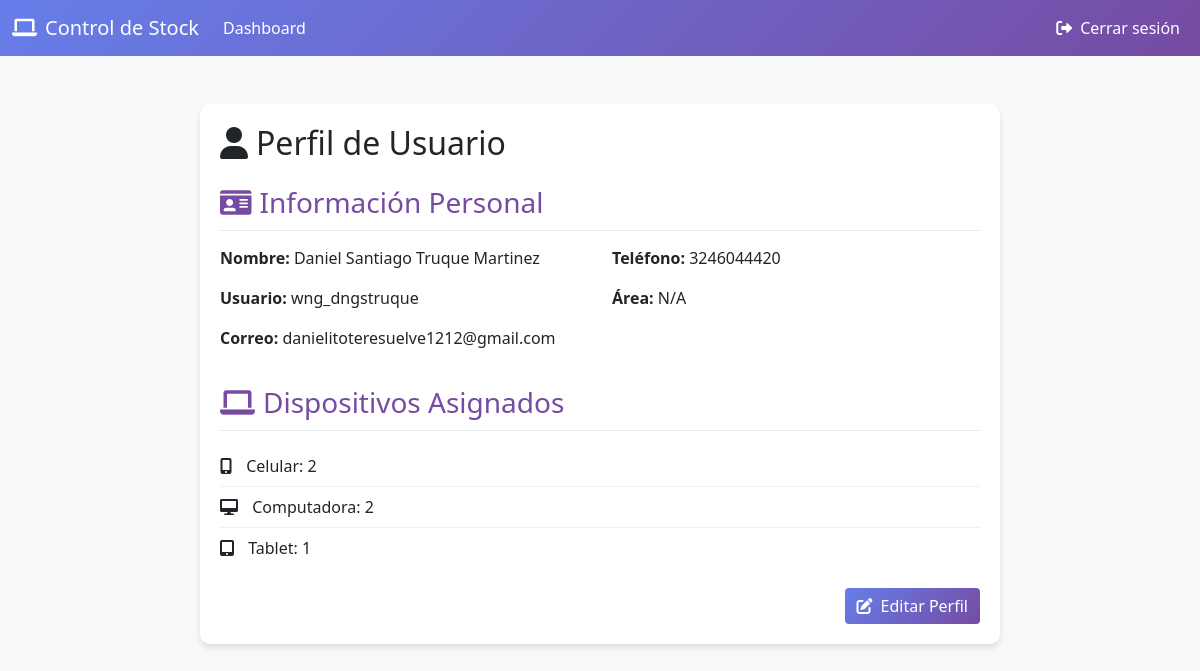
The app's page /perfil.php (signed in) with its own data.
### tables this page shows
CREATE TABLE `usuarios` (
  `id_usuario` int(11) NOT NULL AUTO_INCREMENT,
  `username` varchar(50) NOT NULL,
  `password` varchar(255) NOT NULL,
  `email` varchar(100) NOT NULL,
  `created_at` timestamp NOT NULL DEFAULT current_timestamp(),
  `nombre` varchar(100) DEFAULT NULL,
  `apellido` varchar(100) DEFAULT NULL,
  `telefono` varchar(20) DEFAULT NULL,
  `area` varchar(100) DEFAULT NULL,
  `rol` enum('usuario','administrador') DEFAULT 'usuario',
  `tamanio_texto` enum('pequeno','normal','grande') DEFAULT 'normal',
  `tema` enum('claro','oscuro') DEFAULT 'claro',
  `idioma` char(2) DEFAULT 'es',
  PRIMARY KEY (`id_usuario`),
  UNIQUE KEY `username` (`username`),
  UNIQUE KEY `email` (`email`)
);

### perfil.php (the view, shortened to what this page needs)
<?php
require_once "includes/config.php";
$user_id = $_SESSION["id"];
$sql = "SELECT * FROM usuarios WHERE id_usuario = ?";
if ($stmt = mysqli_prepare($link, $sql)) {
    mysqli_stmt_bind_param($stmt, "i", $user_id);
    if (mysqli_stmt_execute($stmt)) {
        $result = mysqli_stmt_get_result($stmt);
        if (mysqli_num_rows($result) == 1) {
            $row = mysqli_fetch_array($result, MYSQLI_ASSOC);
        } else {
            header("location: error.php");
            exit();
        }
    } else {
        echo "Oops! Algo salió mal. Por favor, inténtelo de nuevo más tarde.";
    }
}
$sql_devices = "SELECT tipo, COUNT(*) as count FROM dispositivos WHERE id_usuario = ? GROUP BY tipo";
if ($stmt = mysqli_prepare($link, $sql_devices)) {
    mysqli_stmt_bind_param($stmt, "i", $user_id);
    if (mysqli_stmt_execute($stmt)) {
        $result_devices = mysqli_stmt_get_result($stmt);
    } else {
        echo "Oops! Algo salió mal al obtener los dispositivos.";
    }
}
?>
<!DOCTYPE html>
<html lang="es">
<head>
    <link href="https://cdn.jsdelivr.net/npm/bootstrap@5.1.3/dist/css/bootstrap.min.css" rel="stylesheet">
    <link rel="stylesheet" href="https://cdnjs.cloudflare.com/ajax/libs/font-awesome/6.0.0-beta3/css/all.min.css">
</head>
<body>
    <nav class="navbar navbar-expand-lg navbar-dark">
        <div class="container-fluid">
            <a class="navbar-brand" href="#"><i class="fas fa-laptop me-2"></i>Control de Stock</a>
            <div class="collapse navbar-collapse" id="navbarNav">
                <ul class="navbar-nav">
                    <li class="nav-item">
                        <a class="nav-link" href="dashboard.php">Dashboard</a>
                    </li>
                </ul>
                <ul class="navbar-nav ms-auto">
                    <li class="nav-item">
                        <a class="nav-link" href="logout.php"><i class="fas fa-sign-out-alt me-2"></i>Cerrar sesión</a>
                    </li>
                </ul>
            </div>
        </div>
    </nav>
    <div class="container mt-5">
        <div class="wrapper">
            <h2 class="mb-4"><i class="fas fa-user me-2"></i>Perfil de Usuario</h2>
            <div class="profile-info">
                <h3><i class="fas fa-id-card me-2"></i>Información Personal</h3>
                <div class="row">
                    <div class="col-md-6">
                        <p><strong>Nombre:</strong>
                            <?php echo htmlspecialchars($row["nombre"] . " " . $row["apellido"]); ?></p>
                        <p><strong>Usuario:</strong> <?php echo htmlspecialchars($row["username"]); ?></p>
                        <p><strong>Correo:</strong> <?php echo htmlspecialchars($row["email"]); ?></p>
                    </div>
                    <div class="col-md-6">
                        <p><strong>Teléfono:</strong>
                            <?php echo !empty($row["telefono"]) ? htmlspecialchars($row["telefono"]) : "No especificado"; ?>
                        </p>
                        <p><strong>Área:</strong>
                            <?php echo !empty($row["area"]) ? htmlspecialchars($row["area"]) : "No especificada"; ?></p>
                    </div>
                </div>
            </div>
            <div class="profile-info">
                <h3><i class="fas fa-laptop me-2"></i>Dispositivos Asignados</h3>
                <ul class="device-list">
                    <?php
                    $device_icons = [
                        'computadora' => 'fas fa-desktop',
                        'tablet' => 'fas fa-tablet-alt',
                        'celular' => 'fas fa-mobile-alt'
                    ];
                    if (mysqli_num_rows($result_devices) > 0) {
                        while ($device = mysqli_fetch_array($result_devices)) {
                            $icon_class = isset($device_icons[strtolower($device['tipo'])]) ? $device_icons[strtolower($device['tipo'])] : 'fas fa-hdd';
                            echo "<li><span class='device-icon'><i class='" . $icon_class . "'></i></span> " . ucfirst($device['tipo']) . ": " . $device['count'] . "</li>";
                        }
                    }
                    ?>
                </ul>
            </div>
            <div class="d-grid gap-2 d-md-flex justify-content-md-end">
                <a href="editar_perfil.php" class="btn btn-primary"><i class="fas fa-edit me-2"></i>Editar Perfil</a>
            </div>
        </div>
    </div>
</body>
</html>

### perfil.php (style rules this page uses)
body { background-color: #f8f9fa; }
.navbar { background: linear-gradient(135deg, #667eea 0%, #764ba2 100%); }
.navbar-brand, .nav-link { color: white !important; }
.wrapper { max-width: 800px; margin: 0 auto; padding: 20px; background-color: #ffffff; border-radius: 10px; box-shadow: 0 4px 6px rgba(0, 0, 0, 0.1); }
.profile-info { margin-bottom: 20px; }
.profile-info h3 { color: #764ba2; margin-bottom: 15px; border-bottom: 1px solid #e9ecef; padding-bottom: 10px; }
.btn-primary { background: linear-gradient(135deg, #667eea 0%, #764ba2 100%); border: none; }
.device-list { list-style-type: none; padding-left: 0; }
.device-list li { padding: 8px 0; border-bottom: 1px solid #f0f0f0; }
.device-list li:last-child { border-bottom: none; }
.device-icon { margin-right: 10px; width: 20px; text-align: center; }

### records on screen
usuarios: nombre+apellido "Daniel Santiago Truque Martinez", username "wng_dngstruque", email "danielitoteresuelve1212@gmail.com", telefono "3246044420", area "N/A"

### other values on screen
$device['tipo'] "Celular"
$device['count'] "2"
$device['tipo'] "Computadora"
$device['tipo'] "Tablet"
$device['count'] "1"
